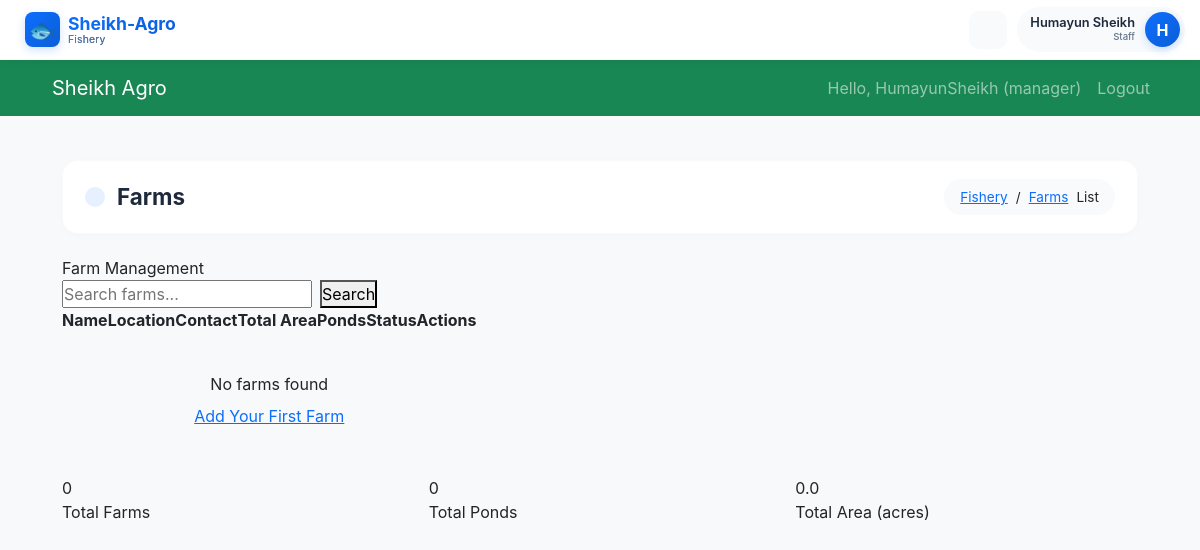
/fishery/farms/ (signed in), run on the app's committed database.
### accounts/models.py (models this page shows, shortened)
class User(AbstractUser):
    ROLE_CHOICES = (
        ('admin', 'Admin'),
        ('manager', 'Manager'),
        ('staff', 'Staff'),
        ('viewer', 'Viewer'),
    )
    THEME_CHOICES = (
        ('light', 'Light'),
        ('dark', 'Dark'),
        ('auto', 'Auto'),
    )
    role = models.CharField(max_length=20, choices=ROLE_CHOICES, default='manager')
    phone_number = models.CharField(max_length=20, blank=True)
    profile_picture = models.ImageField(upload_to='profile_pics/', null=True, blank=True)
    theme = models.CharField(max_length=10, choices=THEME_CHOICES, default='auto')
    notification_email = models.BooleanField(default=True)
    notification_sms = models.BooleanField(default=False)
    last_active = models.DateTimeField(null=True, blank=True)
    created_at = models.DateTimeField(auto_now_add=True)
    updated_at = models.DateTimeField(auto_now=True)
    class Meta:
        ordering = ['-date_joined']

### fishery/views.py (the view)
# urls.py: path('farms/', views.FarmListView.as_view(), name='farm_list'),
class FarmListView(LoginRequiredMixin, ListView):
    model = Farm
    template_name = 'fishery/farm/list.html'
    context_object_name = 'farms'
    paginate_by = 10
    def get_queryset(self):
        queryset = Farm.objects.all().order_by('name')
        search = self.request.GET.get('search')
        if search:
            queryset = queryset.filter(
                Q(name__icontains=search) |
                Q(city__icontains=search) |
                Q(registration_number__icontains=search)
            )
        return queryset
    def get_context_data(self, **kwargs):
        context = super().get_context_data(**kwargs)
        context['search_query'] = self.request.GET.get('search', '')
        context['total_farms'] = Farm.objects.count()
        context['total_ponds'] = Pond.objects.count()
        context['total_area'] = Farm.objects.aggregate(total=Sum('total_area'))['total'] or 0
        return context

### fishery/templates/fishery/farm/list.html (shortened to what this page needs)
{% extends 'fishery/base_fishery.html' %}
{% load static %}
{% block page_title %}Farms{% endblock %}
{% block page_icon %}bi bi-building{% endblock %}
{% block breadcrumb %}
<a href="{% url 'fishery:farm_list' %}">Farms</a>
<span>List</span>
{% endblock %}
{% block fishery_content %}
<div class="fishery-table-container">
    <div class="fishery-table-header">
        <div class="fishery-table-title">
            Farm Management
        </div>
        <form method="get" class="d-flex gap-2">
            <input type="text" name="search" class="fishery-form-control"
                   placeholder="Search farms..." value="{{ search_query }}" style="width: 250px;">
            <button type="submit" class="btn-outline">
                 Search
            </button>
        </form>
    </div>
    <table class="fishery-table">
        <thead>
            <tr>
                <th>Name</th>
                <th>Location</th>
                <th>Contact</th>
                <th>Total Area</th>
                <th>Ponds</th>
                <th>Status</th>
                <th>Actions</th>
            </tr>
        </thead>
        <tbody>
            {% for farm in farms %}
            <tr onclick="window.location='{% url 'fishery:farm_detail' farm.id %}'" style="cursor: pointer;">
                <td>
                    <strong>{{ farm.name }}</strong><br>
                    <small class="text-muted">{{ farm.registration_number|default:'No Reg#' }}</small>
                </td>
                <td>
                    {{ farm.city }}, {{ farm.state }}<br>
                    <small class="text-muted">{{ farm.country }}</small>
                </td>
                <td>
                    <i class="bi bi-telephone"></i> {{ farm.phone }}<br>
                    <small><i class="bi bi-envelope"></i> {{ farm.email|default:'-' }}</small>
                </td>
                <td>{{ farm.total_area }} acres</td>
                <td>
                    <span class="stat-badge active">{{ farm.active_ponds }}</span> active
                </td>
                <td>
                    {% if farm.active_ponds > 0 %}
                    <span class="fishery-badge fishery-badge-success">Active</span>
                    {% else %}
                    <span class="fishery-badge fishery-badge-warning">Inactive</span>
                    {% endif %}
                </td>
                <td>
                    <div class="btn-group" style="gap: 5px;">
                        <a href="{% url 'fishery:farm_edit' farm.id %}" class="btn-outline" style="padding: 5px 10px;">
                            <i class="bi bi-pencil"></i>
                        </a>
                        <a href="{% url 'fishery:farm_delete' farm.id %}" class="btn-outline text-danger" style="padding: 5px 10px;">
                            <i class="bi bi-trash"></i>
                        </a>
                    </div>
                </td>
            </tr>
            {% empty %}
            <tr>
                <td colspan="7" class="text-center py-4">
                    <p class="mb-2">No farms found</p>
                    <a href="{% url 'fishery:farm_add' %}" class="btn-primary">
                         Add Your First Farm
                    </a>
                </td>
            </tr>
            {% endfor %}
        </tbody>
    </table>
</div>
<div class="row mt-4">
    <div class="col-md-4">
        <div class="fishery-stat-card">
            <div class="fishery-stat-value">{{ total_farms }}</div>
            <div class="fishery-stat-label">Total Farms</div>
        </div>
    </div>
    <div class="col-md-4">
        <div class="fishery-stat-card">
            <div class="fishery-stat-value">{{ total_ponds }}</div>
            <div class="fishery-stat-label">Total Ponds</div>
        </div>
    </div>
    <div class="col-md-4">
        <div class="fishery-stat-card">
            <div class="fishery-stat-value">{{ total_area|floatformat:1 }}</div>
            <div class="fishery-stat-label">Total Area (acres)</div>
        </div>
    </div>
</div>
{% endblock %}

### fishery/templates/fishery/base_fishery.html (shortened to what this page needs)
{% extends 'base.html' %}
{% load static %}
{% block content %}
<nav class="top-navbar">
    <a href="{% url 'fishery:dashboard' %}" class="navbar-brand">
        <div class="logo-icon">🐟</div>
        <div class="logo-text">
            Sheikh-Agro
            <span>Fishery</span>
        </div>
    </a>
    <div class="navbar-right">
        <button class="mobile-menu-btn" onclick="toggleMobileMenu()">
        </button>
        <div class="nav-dropdown">
            <div class="user-menu" onclick="toggleDropdown(this, true)">
                <div class="user-info">
                    <div class="user-name">{{ request.user.get_full_name|default:request.user.username }}</div>
                    <div class="user-role">
                        {% if request.user.is_superuser %}Admin{% else %}Staff{% endif %}
                    </div>
                </div>
                <div class="user-avatar">
                    {{ request.user.username|first|upper }}
                </div>
            </div>
        </div>
    </div>
</nav>
<main class="main-content">
    <div class="fishery-page-header">
        <h1 class="fishery-page-title">
            <i class="{% block page_icon %}bi bi-fish{% endblock %}"></i>
            {% block page_title %}Fishery Dashboard{% endblock %}
        </h1>
        <div class="fishery-breadcrumb">
            <a href="{% url 'fishery:dashboard' %}">Fishery</a>
            <span>/</span>
            {% block breadcrumb %}{% endblock %}
        </div>
    </div>
    {% block fishery_content %}{% endblock %}
</main>
{% endblock %}

### templates/partials/navbar.html (shortened to what this page needs)
<nav class="navbar navbar-expand-lg navbar-dark bg-success">
    <div class="container">
        <a class="navbar-brand" href="{% url 'home:dashboard' %}">Sheikh Agro</a>
        <div class="collapse navbar-collapse" id="navbarNav">
            <ul class="navbar-nav ms-auto">
                {% if user.is_authenticated %}
                    <li class="nav-item">
                        <span class="nav-link">Hello, {{ user.username }} ({{ user.role }})</span>
                    </li>
                    <li class="nav-item">
                        <a class="nav-link" href="{% url 'accounts:logout' %}">Logout</a>
                    </li>
                {% endif %}
            </ul>
        </div>
    </div>
</nav>

### fishery/templates/fishery/base_fishery.html (style rules this page uses)
:root { --fishery-primary: #0d6efd; --fishery-secondary: #6c757d; --fishery-success: #198754; --fishery-info: #0dcaf0; --fishery-warning: #ffc107; --fishery-danger: #dc3545; --fishery-light: #f8f9fa; --fishery-dark: #0b5ed7; --fishery-gradient: linear-gradient(135deg, #0d6efd 0%, #0b5ed7 100%); --navbar-height: 60px; }
* { margin: 0; padding: 0; box-sizing: border-box; }
body { background: #f8fafc; font-family: 'Inter', -apple-system, BlinkMacSystemFont, sans-serif; padding-top: var(--navbar-height); overflow-x: hidden; }
.top-navbar { position: fixed; top: 0; left: 0; right: 0; height: var(--navbar-height); background: white; box-shadow: 0 2px 10px rgba(0,0,0,0.05); display: flex; align-items: center; justify-content: space-between; padding: 0 15px; z-index: 1000; backdrop-filter: blur(10px); background: rgba(255, 255, 255, 0.98); border-bottom: 1px solid rgba(0,0,0,0.03); }
.navbar-brand { display: flex; align-items: center; gap: 8px; text-decoration: none; padding: 4px 10px; border-radius: 8px; transition: all 0.3s ease; min-width: auto; }
.logo-icon { width: 35px; height: 35px; background: var(--fishery-gradient); border-radius: 8px; display: flex; align-items: center; justify-content: center; font-size: 1.4rem; color: white; box-shadow: 0 3px 10px rgba(13, 110, 253, 0.2); transition: all 0.3s ease; }
.logo-text { font-weight: 700; font-size: 1.1rem; background: var(--fishery-gradient); -webkit-background-clip: text; -webkit-text-fill-color: transparent; line-height: 1.2; }
.logo-text span { font-weight: 400; font-size: 0.65rem; color: #64748b; background: none; -webkit-text-fill-color: #64748b; display: block; letter-spacing: 0.2px; }
.nav-dropdown { position: relative; display: inline-block; }
.navbar-right { display: flex; align-items: center; gap: 10px; justify-content: flex-end; }
.user-menu { display: flex; align-items: center; gap: 10px; padding: 4px 4px 4px 12px; border-radius: 30px; background: #f8fafc; cursor: pointer; transition: all 0.2s ease; border: 1px solid transparent; }
.user-info { text-align: right; }
.user-name { font-weight: 600; color: #1e293b; font-size: 0.8rem; max-width: 110px; overflow: hidden; text-overflow: ellipsis; line-height: 1.2; }
.user-role { font-size: 0.6rem; color: #64748b; font-weight: 500; text-transform: capitalize; }
.user-avatar { width: 35px; height: 35px; background: var(--fishery-gradient); border-radius: 50%; display: flex; align-items: center; justify-content: center; color: white; font-weight: 700; font-size: 1rem; box-shadow: 0 3px 8px rgba(13, 110, 253, 0.2); }
.mobile-menu-btn { display: none; width: 38px; height: 38px; border-radius: 10px; background: #f8fafc; border: none; font-size: 1.3rem; color: #475569; cursor: pointer; transition: all 0.2s ease; align-items: center; justify-content: center; }
.main-content { padding: 20px; max-width: 1600px; margin: 0 auto; }
.fishery-page-header { background: white; border-radius: 16px; padding: 18px 22px; margin-bottom: 22px; box-shadow: 0 2px 8px rgba(0,0,0,0.02); display: flex; justify-content: space-between; align-items: center; border: 1px solid rgba(0,0,0,0.02); }
.fishery-page-title { font-size: 1.4rem; font-weight: 700; color: #1e293b; margin: 0; display: flex; align-items: center; gap: 12px; }
.fishery-page-title i { font-size: 1.5rem; color: var(--fishery-primary); background: rgba(13, 110, 253, 0.1); padding: 10px; border-radius: 12px; }
.fishery-breadcrumb { display: flex; align-items: center; gap: 8px; font-size: 0.85rem; background: #f8fafc; padding: 8px 16px; border-radius: 30px; }
@media (max-width: 1200px) { .mobile-menu-btn { display: flex; } }

### data on the page
User: username "HumayunSheikh", role "manager", user.get_full_name "Humayun Sheikh", user.username|first "H"

### other printed values
{{ total_farms }} "0"
{{ total_ponds }} "0"
{{ total_area|floatformat:1 }} "0.0"
